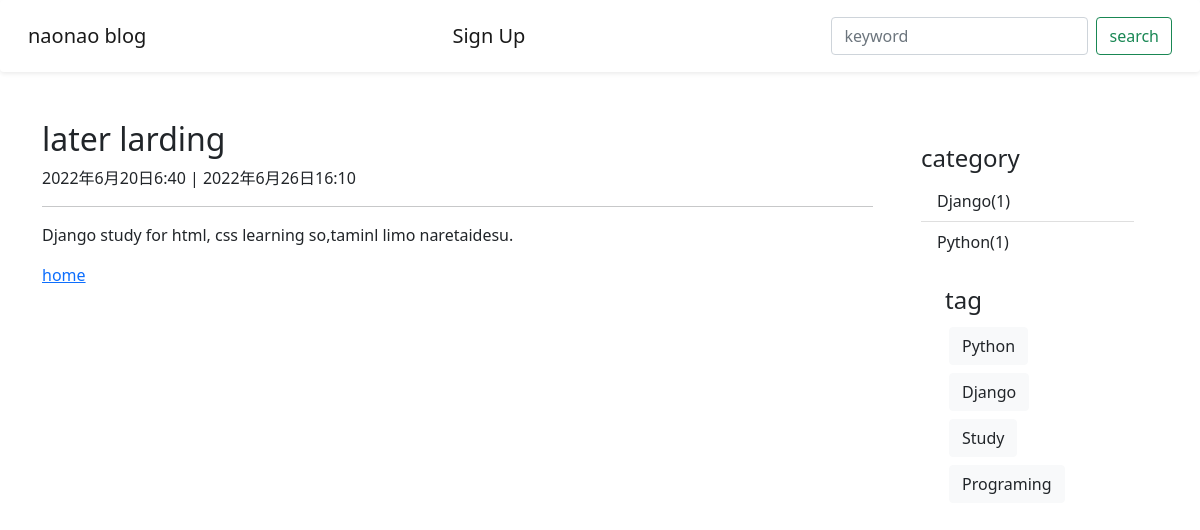
Screenshot of /post/3/ (signed in) with the database file from the repository.
### blog/models.py (models this page shows, shortened)
class Post(models.Model):
    title = models.CharField(verbose_name='タイトル', max_length=200)
    content = models.TextField(verbose_name='本文')
    created_at = models.DateTimeField(verbose_name='作成日', auto_now_add=True)
    updated_at = models.DateTimeField(verbose_name='更新日', auto_now=True)
    is_published = models.BooleanField(verbose_name='公開設定', default=False)
    category = models.ForeignKey(
        Category,
        on_delete=models.PROTECT,
        null=True,
        blank=True)
    tag = models.ManyToManyField(
        Tag,
        verbose_name='tag',
        blank=True
    )
    def __str__(self):
        return self.title

class Category(models.Model):
    name = models.CharField(verbose_name='カテゴリー', max_length=255)
    slug = models.SlugField(verbose_name='URL', unique=True)

class Tag(models.Model):
    name = models.CharField(verbose_name='tag', max_length=255)
    slug = models.SlugField(verbose_name='URL', unique=True)

### blog/views.py (the view)
# urls.py: path('post/<int:pk>/', Postdetailview.as_view(), name='post-detail'),
class Postdetailview(DetailView):
    model = Post
    template_name = 'blog/post_detail.html'
    def get_object(self, queryset=None):
        post = super().get_object(queryset)
        print('object1_nao:', post, type(post))
        if post.is_published or self.request.user.is_authenticated:
            print('object2_nao:', post, type(post))
            return post
        else:
            raise Http404

### blog/context_processors.py (called while the page is built)
def common(request):
    context = {
        'categories': Category.objects.annotate(
            count=Count('post', Q(post__is_published=True))
        ),
        'categories2': Category.objects.all(),
        'tags': Tag.objects.all(),
    }
    return context

### blog/templates/blog/post_detail.html
{% extends 'blog/base.html' %}
{% block content %}
    <div class='row'>
        <div class='col-9'>
            <h2>
                {{ post.title }}
            </h2>
            <p>
                {{ post.created_at }}
                |
                {{ post.updated_at }}
            </p>
            <hr>
            <p>
                {{ post.content }}
            </p>
            <a href="{% url 'post-lists' %}">home</a>
        </div>
        <div class='col-3'>
            {% include 'blog/snippets/sidebar.html' %}
        </div>
    </div>
{% endblock content %}

### blog/templates/blog/snippets/sidebar.html
<div class='p-4 category'>
    <h4>category</h4>
    <ul class="list-group list-group-flush">
        {% for category in categories %}
            {% if category.count > 0 %}
                <li class="list-group-item">
                    <a href="{% url 'category-post-list' category.slug %}">
                        {{ category.name }}({{ category.count }})
                    </a>
                </li>
            {% endif %}
        {% endfor %}
    </ul>
    <div class='p-4'>
        <h4>tag</h4>
        {% for tag in tags %}
            <a class='btn btn-light text-dark m-1' href="{% url 'tag-post-list' tag.slug %}">
                {{ tag.name }}
            </a>
        {% endfor %}
    </div>
</div>

### blog/static/blog/css/style.css (style rules this page uses)
div.category > ul > li a { color: #212529; text-decoration: none; }

### rows the page displays
Post: title "later larding", created_at "2022年6月20日6:40", updated_at "2022年6月26日16:10", content "Django study for html, css learning so,taminl limo naretaidesu."
Category: name "Django", count "1"
Category: name "Python", count "1"
Tag: name "Python"
Tag: name "Django"
Tag: name "Study"
Tag: name "Programing"
